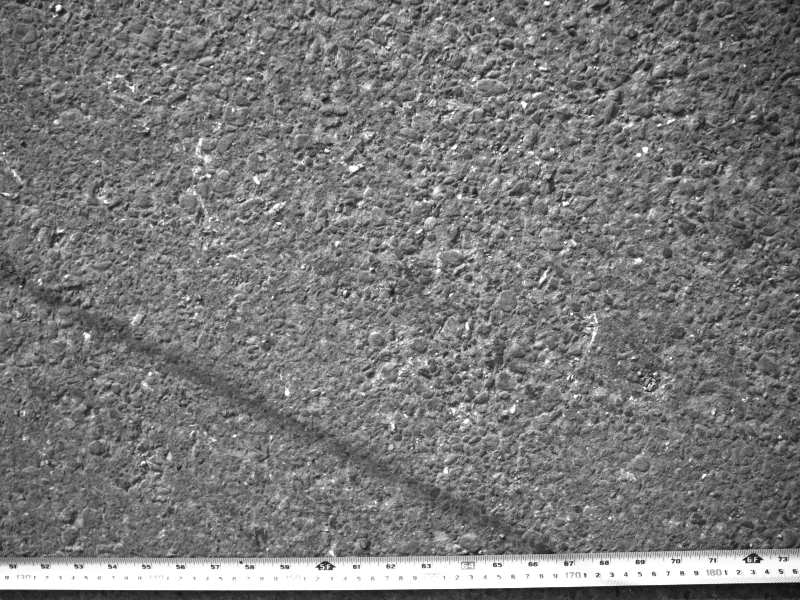
%> input picture sample_image/10172917_run4_2017-10-17-100449-0000.pgm, 1600 x 1200 px (shown at 1/2 size)
$ octave proc_seq_image.m   (GNU Octave 9; MATLAB toolbox functions it lacks are replaced by stand-ins)
%> lines starting %> are read from the running program, lines starting %| are printed output that depends on the picture
### load_images.m
% Load the images
function [image_1, image_2, subFrame1] = load_images(fname1,fname2,x1,y1,h,w)
%> called with x1 = 472, y1 = 1472, h = 128, w = 256
    % load the first image
    image_1 = imread(fname1)';
%> image_1: size 1600x1200 uint8; min 14, max 255, mean 121.3; mean of the top-left, top-right, bottom-left and bottom-right quarters 120.5, 126.8, 114.2, 123.6
    % load the second image
    image_2 = imread(fname2)';
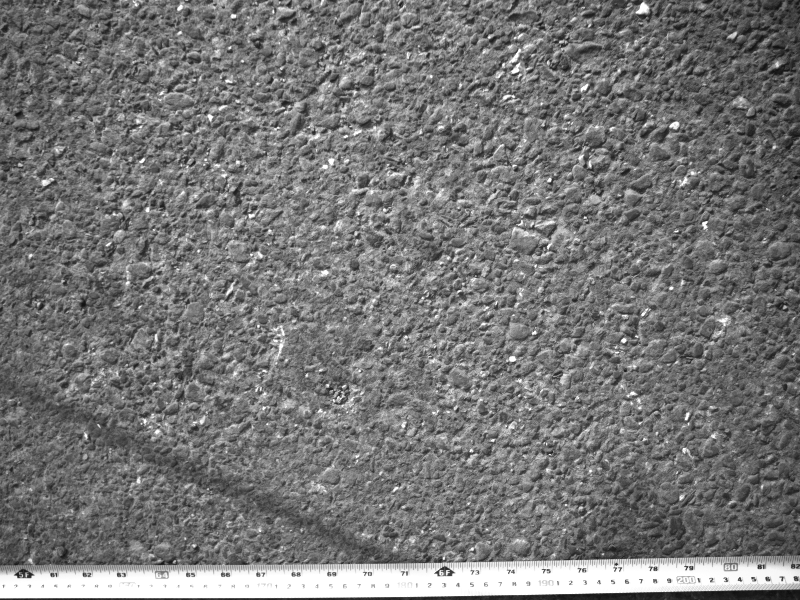
%> input picture sample_image/10172917_run4_2017-10-17-100454-0000.pgm, 1600 x 1200 px (shown at 1/2 size)
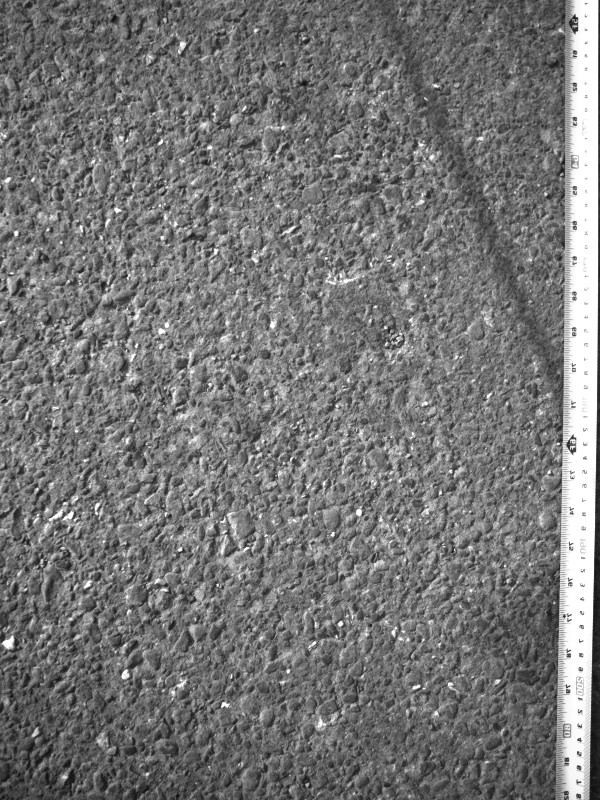
%> image_2: size 1600x1200 uint8 (shown at 1/2 size); min 13, max 255, mean 118.4; mean of the top-left, top-right, bottom-left and bottom-right quarters 117.3, 123.9, 109.3, 122.9
    % define the subframe image
    subFrame1 = image_1(y1:(y1+h-1),x1:x1+w-1);
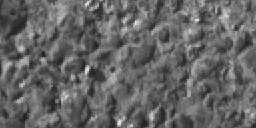
%> subFrame1: size 128x256 uint8; min 31, max 244, mean 100.8
return

### image_reg.m
% register the position of a subframe on a reference image

function [ypeak, xpeak, c, max_c] = image_reg(yPix,xPix,background,template)
%> called with yPix = 1024, xPix = 1024


Ga = fft2(background,yPix,xPix);
Gb = fft2(template,yPix,xPix);
c = real(ifft2((Ga.*conj(Gb))./abs(Ga.*conj(Gb))));
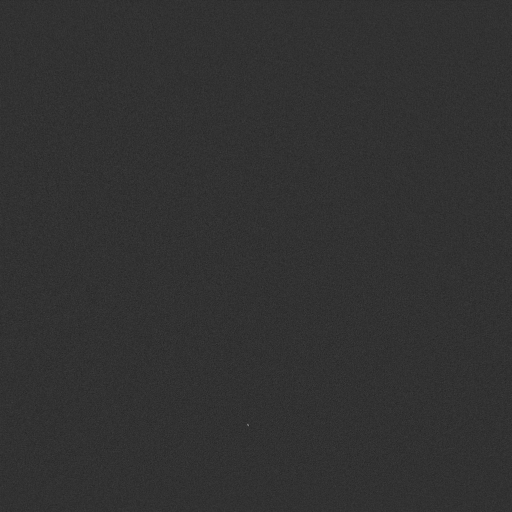
%> c: size 1024x1024 double (shown at 1/2 size); min -0.00839, max 0.0345, mean 9.54e-07; drawn with min black and max white

% find peak correlation
% xpeak and ypeak are the bottom left corner of the matched window

max_c = max(abs(c(:)));
%> max_c = 0.0345
[ypeak, xpeak] = find(c == max(c(:)));
%> ypeak = 852; xpeak = 498

return

### plotrect.m
% function plot rectangle
function plotrect(x,y,w,h,fignum)

figure(fignum);

% plot the rectangle
plot([x,x+w],[y y],'r');
plot([x,x],[y y+h],'r');
plot([x,x+w],[y+h y+h],'r');
plot([x+w,x+w],[y y+h],'r');

return;

### proc_seq_image.m
% Process images to determine x y shift in position
% Kenneth Laws
% 10/16/2017

% adds calculation of resolution in pix/m from measured frame size
% adds printout of setup parameters
% removes use of camera height and resolution calculation (pix/m) these
% depend on the experiment parameters and this script is more general

clear all;

% specify camera lens and setup
camera = 'BLFY-PGE-20E4C-CS';
lens = '8MM 1/1.8 ir mp';   % this lens has much lower distortion than previous

% define a subframe (smaller than maximum)
imageRes = [1600, 1200];
w = 256;    % width of subframe
h = 128;    % height of subframe
xPix = 1024;    % matrix dimensions for image processing factor of 2^n
yPix = 1024;
x1 = (imageRes(2) - w)/2;
y1 = imageRes(1) - h;

% set the file names
imgFile1 = './sample_image/10172917_run4_2017-10-17-100449-0000.pgm';
imgFile2 = './sample_image/10172917_run4_2017-10-17-100454-0000.pgm';

% load in the images
tic;
[image_1, image_2, subFrame1] = load_images(imgFile1,imgFile2,x1,y1,h,w);
et1=toc;

% process image pair
tic;
[ypeak, xpeak, c, max_c] = image_reg(yPix,xPix,image_2,subFrame1);
%> ypeak = 852; xpeak = 498; max_c = 0.0345
et = toc;

% compute shift
deltPosPix = [y1 - ypeak,x1 - xpeak];
%> deltPosPix = [620 -26]

%******************************************************


% generate plots and outputs

% plot the first image
figure(1), clf, hold on, colormap gray
pcolor(image_1);
shading interp;

% plot the subframe
plotrect(x1,y1,w,h,1);

%plot a registration line
plot([800, 1200],[y1 y1],'r');

% plot the second image
figure(2), clf, hold on, colormap gray
pcolor(image_2);
shading interp;


%plot a registration line
plot([800, 1200],[ypeak-4 ypeak-4],'r');

%plot the original registration line
plot([800, 1200],[y1 y1],'r');

% print results
fprintf('Camera = %s\n',camera);
fprintf('installed lens = %s\n', lens);
fprintf('image size: %d x %d\n',size(image_1));
%| image size: 1600 x 1200
fprintf('*************************************************\n');
fprintf('template size: %d x %d \n',w,h);
fprintf('template lower left corner position: (%d, %d)\n', y1,x1);
fprintf('processing matrix dimensions: (%d, %d)\n',yPix,xPix);
fprintf('retrieved position: (%d, %d)\n',xpeak,ypeak);
%| retrieved position: (498, 852)
fprintf('retrieved position shift: dy = %d pix, dx = %d pix\n',deltPosPix);
%| retrieved position shift: dy = 620 pix, dx = -26 pix
fprintf('reading files took %0.3E sec\n',et1);
fprintf('analysis took %0.3E sec\n',et);


figure(3); surf(abs(c)), shading interp;
%> after `shading interp`:
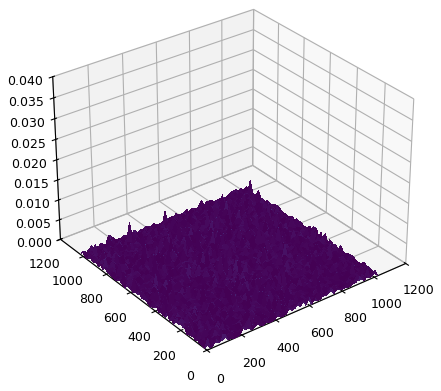
%> figure redrawn from the program's plot data
plotrect(xpeak, ypeak, w, h,2);
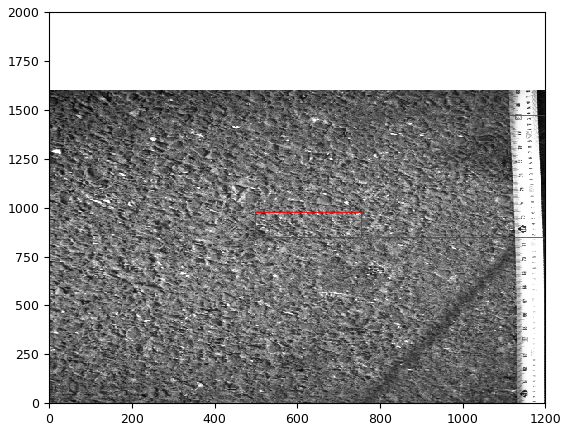
%> figure redrawn from the program's plot data

% estimate signal to noise
rsqr = c.^2;
log_rsqr = log10(rsqr);
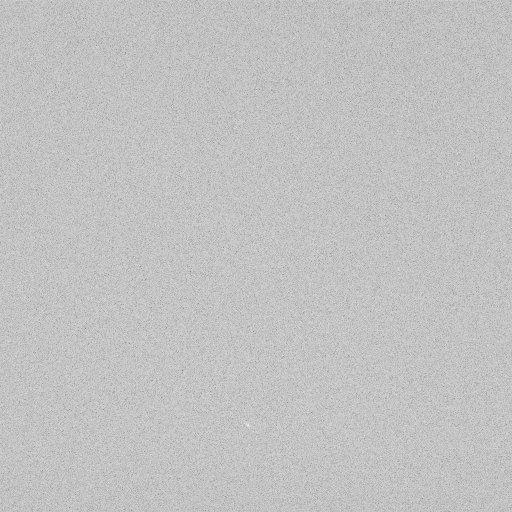
%> log_rsqr: size 1024x1024 double (shown at 1/2 size); min -18.68, max -2.93, mean -6.69; drawn with min black and max white
en = mean(mean(log_rsqr(1:100,1:100)));
%> en = -6.77
sig = max(max(log_rsqr));
%> sig = -2.93

fprintf('corellation statistics: mean = %0.2E, std = %0.2E peak = %0.2E \n', ...
    mean(c(100:1500)), std(c(100:1500)), max_c);
%| corellation statistics: mean = 1.37E-04, std = 8.76E-04 peak = 3.45E-02
fprintf('Signal to noise ratio = %0.3f dB\n', sig-en);
%| Signal to noise ratio = 3.844 dB
fprintf('\n');
